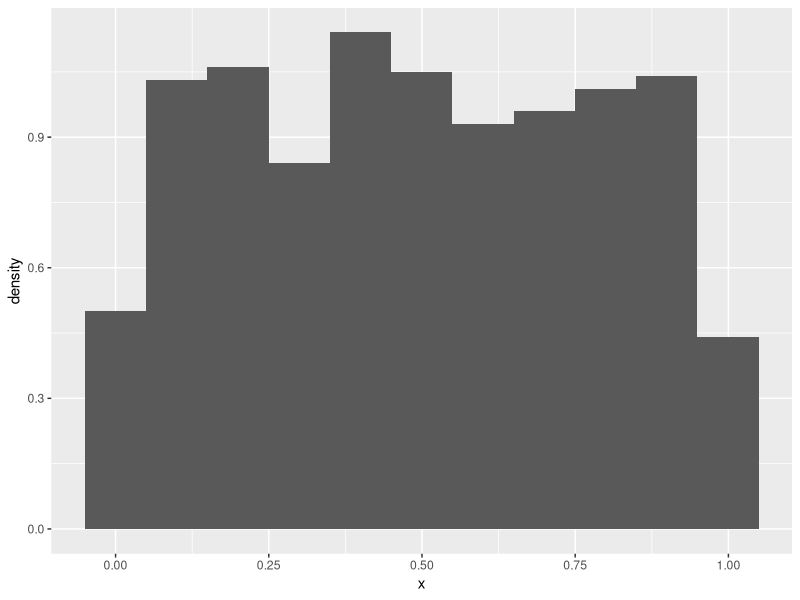
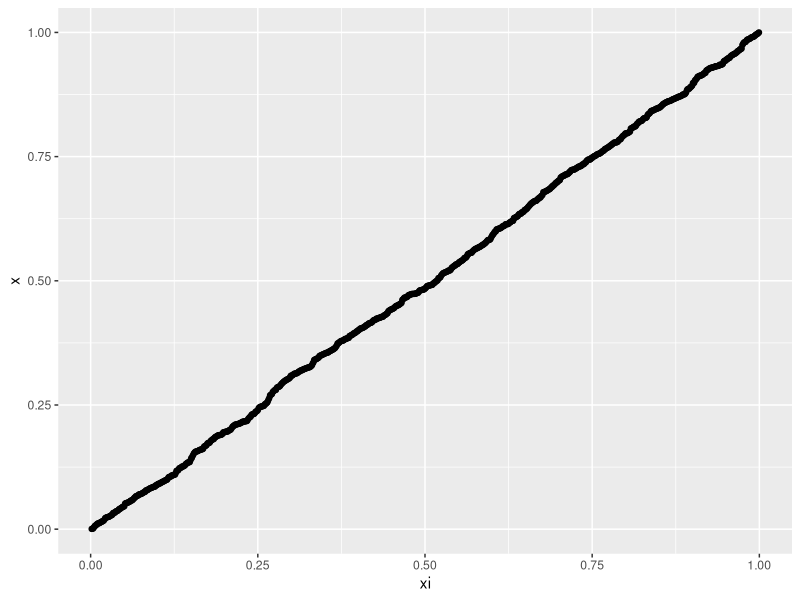
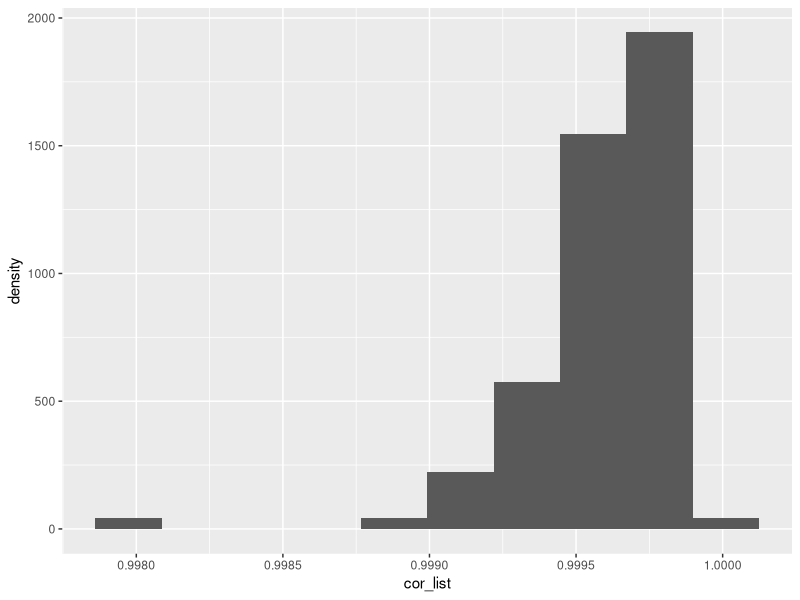

Generate these figures, in order, with R:
## ---- chunk 1
knitr::opts_chunk$set(echo = TRUE)
knitr::opts_knit$set(root.dir = "~/Uni/2019T3/econ3203")

## ---- chunk 2
library(ggplot2)
library(dplyr)

# set.seed(80085) # for reproducibility 

df <-  data.frame(w = rnorm(1000))

# w <- sapply(x, function(q){pnorm(q)})

df <- df %>% 
  arrange(w) %>% 
  mutate(x = pnorm(w))
## ---- chunk 3
ggplot(df,aes(x)) +
  geom_histogram(aes(y = ..density..), bins = nclass.Sturges(df$x))


## ---- chunk 4
n = nrow(df)
df <- df %>% 
  arrange(x) %>% 
  mutate(xi = (row_number()+0.5)/(n+1))

ggplot(df, aes(xi, x))+
  geom_point()

# summary(lm(xi ~ x, data = df))

cor(df$xi, df$x)
## ---- chunk 5
correlation_definer <- function(q){
  df <-  data.frame(w = sort(rnorm(1000))) %>% 
  arrange(w) %>% 
  mutate(x = pnorm(w), xi = (row_number()+0.5)/(q+1))
  cor(df$x, df$xi)
}

cor_list <- sapply(1:100, correlation_definer)
ggplot() +
  geom_histogram(aes(cor_list, y = ..density..), bins = 10)


